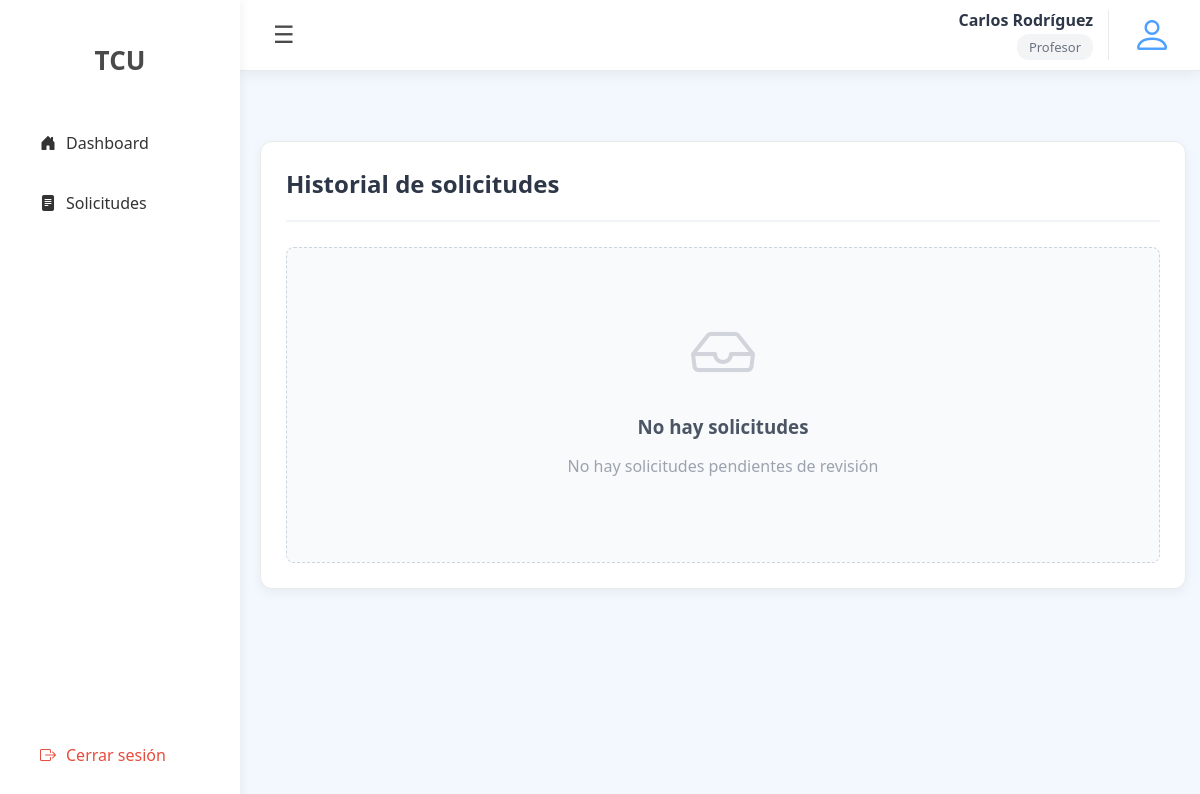
Page /requests/ (signed in) on the committed database.
### tcu_system_app/models.py (models this page shows, shortened)
class User(models.Model):
    userId = models.AutoField(primary_key=True)
    roleId = models.ForeignKey(Role, on_delete=models.PROTECT)
    firstName = models.CharField(max_length=100, unique=False)
    lastName = models.CharField(max_length=100, unique=False)
    email = models.EmailField(max_length=254, unique=True)
    password = models.CharField(max_length=128, unique=False)
    projectId = models.ForeignKey(Project, on_delete=models.SET_NULL, null=True, blank=True)

class Role(models.Model):
    roleId = models.AutoField(primary_key=True)
    name = models.CharField(max_length=100, unique=True)

### tcu_system_app/views/auth.py (the view)
    def wrapper(request, *args, **kwargs):
        if not is_authenticated(request):
            return redirect('login')
        return view_func(request, *args, **kwargs)

### tcu_system_app/views/auth.py (called while the page is built)
def is_authenticated(request):
    return request.session.get('user_id') is not None

def login_required(view_func):
    def wrapper(request, *args, **kwargs):
        if not is_authenticated(request):
            return redirect('login')
        return view_func(request, *args, **kwargs)
    return wrapper

### tcu_system_app/templates/tcu_system_app/requests/requests.html (shortened to what this page needs)
{% extends 'tcu_system_app/layout.html' %}
{% load static %}
{% block content %}
<link rel="stylesheet" href="{% static 'tcu_system_app/css/requests.css' %}">
<div class="recent-requests">
    <div class="header-with-button">
        <h2>Historial de solicitudes</h2>
    </div>
    {% if all_requests %}
    <div class="table-container">
        <table class="requests-table">
            <thead>
                <tr>
                    <th>Usuario</th>
                    <th>Fecha</th>
                    <th>Horas</th>
                    <th>Proyecto</th>
                    <th>Estado</th>
                    <th>Acción</th>
                </tr>
            </thead>
            <tbody>
                {% for request in all_requests %}
                <tr>
                    <td>
                        {{ request.userId_student.firstName }} {{ request.userId_student.lastName }}
                        {% if request.userId_student.userId == current_user.userId %}
                        <span class="badge-you">Tú</span>
                        {% endif %}
                    </td>
                    <td>{{ request.date|date:"d/m/Y" }}</td>
                    <td>{{ request.hoursRequested }}</td>
                    <td>
                        {% if request.projectId %}
                        {{ request.projectId.name }}
                        {% else %}
                        <span class="no-project">Sin proyecto</span>
                        {% endif %}
                    </td>
                    <td>
                        <span class="status-badge status-{{ request.statusId.name|lower }}">
                            {{ request.statusId.name }}
                        </span>
                    </td>
                    <td>
                        {% if current_user.roleId.name == 'Estudiante' %}
                            <a href="{% url 'request_detail' request.requestId %}" class="btn-view">
                                <i class="bi bi-eye"></i> Ver
                            </a>
                        {% else %}
                            <a href="{% url 'review_request' request.requestId %}" class="btn-review">
                                <i class="bi bi-check-circle"></i> Revisar
                            </a>
                        {% endif %}
                    </td>
                </tr>
                {% endfor %}
            </tbody>
        </table>
    </div>
    {% else %}
    <div class="no-requests-message">
        <i class="bi bi-inbox"></i>
        <h3>No hay solicitudes</h3>
        {% if current_user.roleId.name == 'Estudiante' %}
        <p>Crea tu primera solicitud para registrar horas TCU</p>
        {% else %}
        <p>No hay solicitudes pendientes de revisión</p>
        {% endif %}
    </div>
    {% endif %}
</div>
{% endblock %}

### tcu_system_app/templates/tcu_system_app/navbar.html
{% load static %}
<nav class="navbar">
    <button id="toggle-btn" class="toggle-btn">☰</button>
    <div class="nav-right">
        <div class="user-info">
            <span class="user-name">
                {% if current_user %}
                    {{ current_user.firstName }} {{ current_user.lastName }}
                {% else %}
                    Usuario
                {% endif %}
            </span>
            <span class="user-role">
                {% if current_user and current_user.roleId %}
                    {{ current_user.roleId.name|title }}
                {% else %}
                    Rol no definido
                {% endif %}
            </span>
        </div>
        <div class="user-icon-minimal">
            <i class="bi bi-person"></i>
        </div>
    </div>
</nav>

### tcu_system_app/static/tcu_system_app/css/layout.css (style rules this page uses)
body { margin: 0; font-family: 'Segoe UI', sans-serif; background: #f3f8ff; }
.navbar { position: relative; margin-left: 240px; height: 70px; background: #ffffff; display: flex; align-items: center; justify-content: space-between; padding: 0 25px; box-shadow: 0 2px 15px rgba(0,0,0,0.08); transition: margin-left 0.3s; border-bottom: 1px solid #eaeaea; }
.toggle-btn { background: none; border: none; font-size: 24px; cursor: pointer; color: #4a4a4a; padding: 8px; border-radius: 6px; transition: all 0.3s; }
.nav-right { display: flex; align-items: center; gap: 20px; }
.user-info { display: flex; flex-direction: column; align-items: flex-end; padding-right: 15px; border-right: 1px solid #eaeaea; }
.user-name { font-weight: 600; color: #2d3748; font-size: 16px; line-height: 1.3; text-align: right; }
.user-role { font-size: 13px; color: #6b7280; background: #f3f4f6; padding: 4px 12px; border-radius: 12px; margin-top: 4px; font-weight: 500; text-align: center; }
.user-icon-minimal { width: 46px; height: 46px; display: flex; align-items: center; justify-content: center; color: #4da0ff; font-size: 40px; cursor: pointer; transition: all 0.3s ease; }

### tcu_system_app/static/tcu_system_app/css/requests.css (style rules this page uses)
.recent-requests { margin-top: 50px; background-color: white; border-radius: 12px; padding: 25px; box-shadow: 0 4px 12px rgba(0,0,0,0.05); border: 1px solid #eaeaea; width: 95%; }
.header-with-button { display: flex; justify-content: space-between; align-items: center; margin-bottom: 25px; padding-bottom: 20px; border-bottom: 2px solid #f0f4f8; }
.header-with-button h2 { margin: 0; color: #2d3748; font-size: 1.5rem; font-weight: 600; }
.no-requests-message { text-align: center; padding: 60px 20px; background-color: #f8fafc; border-radius: 8px; border: 1px dashed #cbd5e0; }
.no-requests-message i { font-size: 4rem; color: #d1d5db; margin-bottom: 20px; }
.no-requests-message h3 { color: #4b5563; margin-bottom: 10px; font-weight: 600; }
.no-requests-message p { color: #9ca3af; margin-bottom: 25px; max-width: 400px; margin-left: auto; margin-right: auto; }

### rows in the picture
User: firstName "Carlos", lastName "Rodríguez", roleId.name "Profesor"
